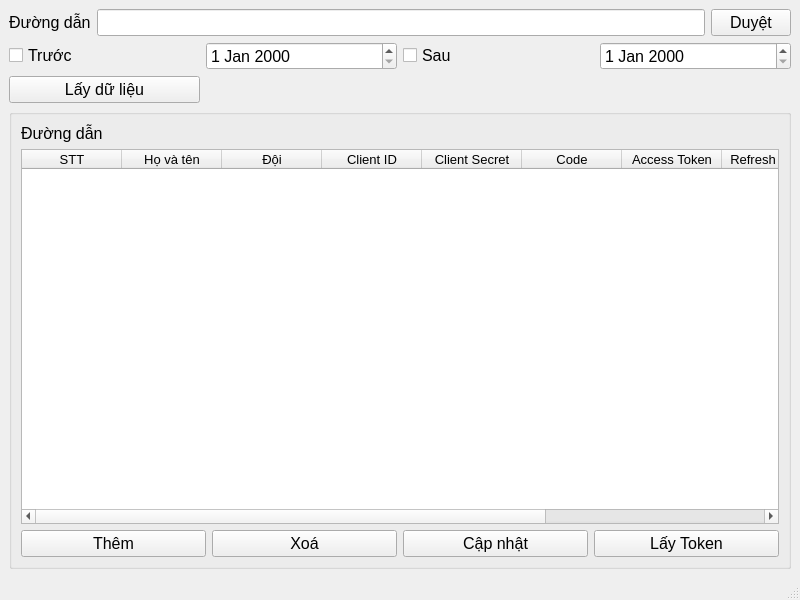
<?xml version="1.0" encoding="UTF-8"?>
<ui version="4.0">
 <class>MainWindow</class>
 <widget class="QMainWindow" name="MainWindow">
  <property name="geometry">
   <rect>
    <x>0</x>
    <y>0</y>
    <width>800</width>
    <height>600</height>
   </rect>
  </property>
  <property name="windowTitle">
   <string>MainWindow</string>
  </property>
  <widget class="QWidget" name="centralwidget">
   <layout class="QGridLayout" name="gridLayout_2">
    <item row="1" column="0">
     <widget class="QCheckBox" name="checkBoxBefore">
      <property name="font">
       <font>
        <family>Segoe UI</family>
        <pointsize>12</pointsize>
       </font>
      </property>
      <property name="text">
       <string>Trước</string>
      </property>
     </widget>
    </item>
    <item row="1" column="1">
     <widget class="QDateEdit" name="dateEditBefore">
      <property name="font">
       <font>
        <family>Segoe UI</family>
        <pointsize>12</pointsize>
       </font>
      </property>
     </widget>
    </item>
    <item row="1" column="2">
     <widget class="QCheckBox" name="checkBoxAfter">
      <property name="font">
       <font>
        <family>Segoe UI</family>
        <pointsize>12</pointsize>
       </font>
      </property>
      <property name="text">
       <string>Sau</string>
      </property>
     </widget>
    </item>
    <item row="1" column="3">
     <widget class="QDateEdit" name="dateEditAfter">
      <property name="font">
       <font>
        <family>Segoe UI</family>
        <pointsize>12</pointsize>
       </font>
      </property>
     </widget>
    </item>
    <item row="2" column="0">
     <widget class="QPushButton" name="btnCrawl">
      <property name="font">
       <font>
        <family>Segoe UI</family>
        <pointsize>12</pointsize>
       </font>
      </property>
      <property name="text">
       <string>Lấy dữ liệu</string>
      </property>
     </widget>
    </item>
    <item row="3" column="0" colspan="4">
     <widget class="QGroupBox" name="groupBox">
      <property name="title">
       <string/>
      </property>
      <layout class="QGridLayout" name="gridLayout_3">
       <item row="3" column="1">
        <widget class="QPushButton" name="btnDelete">
         <property name="font">
          <font>
           <family>Segoe UI</family>
           <pointsize>12</pointsize>
          </font>
         </property>
         <property name="text">
          <string>Xoá</string>
         </property>
        </widget>
       </item>
       <item row="3" column="2">
        <widget class="QPushButton" name="btnUpdate">
         <property name="font">
          <font>
           <family>Segoe UI</family>
           <pointsize>12</pointsize>
          </font>
         </property>
         <property name="text">
          <string>Cập nhật</string>
         </property>
        </widget>
       </item>
       <item row="3" column="0">
        <widget class="QPushButton" name="btnAdd">
         <property name="font">
          <font>
           <family>Segoe UI</family>
           <pointsize>12</pointsize>
          </font>
         </property>
         <property name="text">
          <string>Thêm</string>
         </property>
        </widget>
       </item>
       <item row="3" column="3">
        <widget class="QPushButton" name="btnGetToken">
         <property name="font">
          <font>
           <family>Segoe UI</family>
           <pointsize>12</pointsize>
          </font>
         </property>
         <property name="text">
          <string>Lấy Token</string>
         </property>
        </widget>
       </item>
       <item row="2" column="0" colspan="4">
        <widget class="QTableWidget" name="tblUser">
         <property name="font">
          <font>
           <pointsize>10</pointsize>
          </font>
         </property>
         <property name="selectionMode">
          <enum>QAbstractItemView::SingleSelection</enum>
         </property>
         <column>
          <property name="text">
           <string>STT</string>
          </property>
          <property name="font">
           <font>
            <family>Segoe UI</family>
           </font>
          </property>
         </column>
         <column>
          <property name="text">
           <string>Họ và tên</string>
          </property>
         </column>
         <column>
          <property name="text">
           <string>Đội</string>
          </property>
         </column>
         <column>
          <property name="text">
           <string>Client ID</string>
          </property>
         </column>
         <column>
          <property name="text">
           <string>Client Secret</string>
          </property>
         </column>
         <column>
          <property name="text">
           <string>Code</string>
          </property>
         </column>
         <column>
          <property name="text">
           <string>Access Token</string>
          </property>
         </column>
         <column>
          <property name="text">
           <string>Refresh Token</string>
          </property>
         </column>
         <column>
          <property name="text">
           <string>Url Get Code</string>
          </property>
         </column>
         <column>
          <property name="text">
           <string>Status</string>
          </property>
         </column>
        </widget>
       </item>
       <item row="1" column="0" colspan="4">
        <widget class="QLabel" name="labelStatus">
         <property name="font">
          <font>
           <family>Segoe UI</family>
           <pointsize>12</pointsize>
          </font>
         </property>
         <property name="text">
          <string>Đường dẫn</string>
         </property>
         <property name="wordWrap">
          <bool>true</bool>
         </property>
        </widget>
       </item>
      </layout>
     </widget>
    </item>
    <item row="0" column="0" colspan="4">
     <layout class="QGridLayout" name="gridLayout">
      <item row="0" column="1">
       <widget class="QLineEdit" name="lineEditPath">
        <property name="font">
         <font>
          <family>Segoe UI</family>
          <pointsize>12</pointsize>
         </font>
        </property>
       </widget>
      </item>
      <item row="0" column="0">
       <widget class="QLabel" name="label">
        <property name="font">
         <font>
          <family>Segoe UI</family>
          <pointsize>12</pointsize>
         </font>
        </property>
        <property name="text">
         <string>Đường dẫn</string>
        </property>
       </widget>
      </item>
      <item row="0" column="2">
       <widget class="QPushButton" name="btnBrowser">
        <property name="font">
         <font>
          <family>Segoe UI</family>
          <pointsize>12</pointsize>
         </font>
        </property>
        <property name="text">
         <string>Duyệt</string>
        </property>
       </widget>
      </item>
     </layout>
    </item>
   </layout>
  </widget>
  <widget class="QMenuBar" name="menubar">
   <property name="geometry">
    <rect>
     <x>0</x>
     <y>0</y>
     <width>800</width>
     <height>21</height>
    </rect>
   </property>
  </widget>
  <widget class="QStatusBar" name="statusbar"/>
 </widget>
 <resources/>
 <connections/>
</ui>
